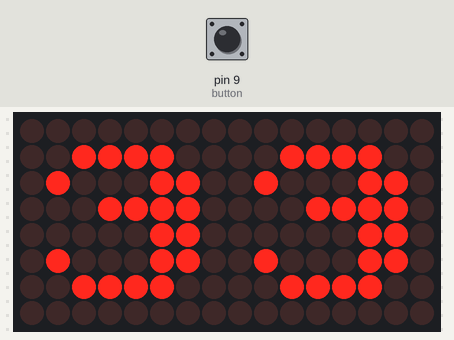
Simulated run of this sketch. Board: Arduino Uno, built with avr-gcc and run on an emulated ATmega328P. Parts: 16×8 LED matrix. The test bench sets the inputs (shaded band); at power-on: pin 9 (button) LOW. Random numbers use the default seed unless the sketch sets one.

Above: at 1.1 s.
At 2.8 s:
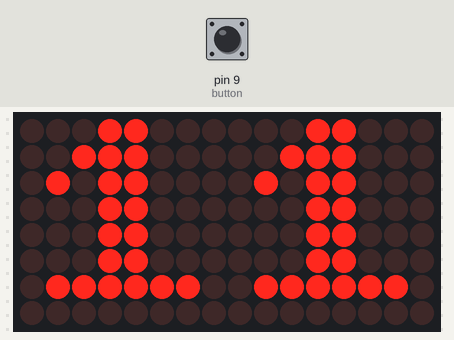
2.9 s: pin 9 (button) pulled HIGH for 1.2 s
At 24.9 s:
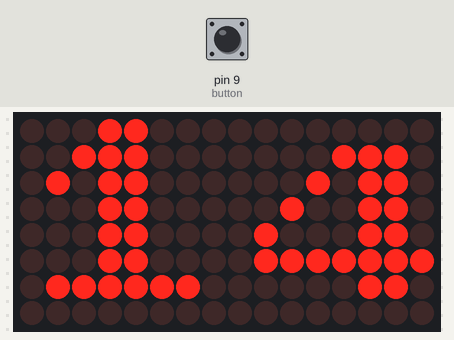
Timing chart, 0 to 26.4 s (numbered marks = the images above; inputs shaded):
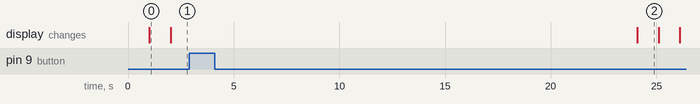

The sketch:

Jack_pot_Completed.ino
```cpp
#include "LedControl.h"

LedControl lc=LedControl(12,11,10,2);

int button =  9 ;

byte One[]=
{
  B00011000,
  B00111000,
  B01011000,
  B00011000,
  B00011000,
  B00011000,
  B01111110,
  B00000000
};

 byte Two[]=
 {
  B00111100,
  B01001100,
  B00011000,
  B00110000,
  B01100000,
  B01000000,
  B01111110,
  B00000000
 };

  byte Three[]=
  {
  B00000000,
  B00111100,
  B01000110,
  B00011110,
  B00000110,
  B01000110,
  B00111100,
  B00000000
  };

  byte Four[]=
  {
  B00000000,
  B00001110,
  B00010110,
  B00100110,
  B01000110,
  B01111111,
  B00000110,
  B00000000
  };

  byte Five[]=
  {
  B00000000,
  B01111110,
  B01100000,
  B01100000,
  B01111110,
  B00000110,
  B01111110,
  B00000000
  };

  byte Six[]=
  {
  B00111100,
  B01000010,
  B01000000,
  B01000000,
  B01111110,
  B01100110,
  B01111110,
  B00000000
  };

  byte Seven[]=
  {
  B00000000,
  B01111110,
  B01000010,
  B01100010,
  B00000010,
  B00000010,
  B00000010,
  B00000000
  };

  byte Eight[]=
  {
  B00000000,
  B01111110,
  B01000010,
  B01111110,
  B01000010,
  B01111110,
  B00000000,
  B00000000
  };


void setup()
{
  lc.shutdown(0,false);
  lc.setIntensity(0,8);
  lc.clearDisplay(0);
  lc.shutdown(1,false);
  lc.setIntensity(1,8);
  lc.clearDisplay(1);
  pinMode(button,INPUT);
  randomSeed(analogRead(0));
}

void one1()
{  for (int i = 0; i < 8; i++)
{
    lc.setRow(0,i,One[i]);
  }
}

void two1()
{  for (int i = 0; i < 8; i++)
{
    lc.setRow(0,i,Two[i]);
  }
}

void three1()
{  for (int i = 0; i < 8; i++)
{
    lc.setRow(0,i,Three[i]);
  }
}

void four1()
{  for (int i = 0; i < 8; i++)
{
    lc.setRow(0,i,Four[i]);
  }
}

void five1()
{  for (int i = 0; i < 8; i++)
{
    lc.setRow(0,i,Five[i]);
  }
}

void six1()
{  for (int i = 0; i < 8; i++)
{
    lc.setRow(0,i,Six[i]);
  }
}

void seven1()
{  for (int i = 0; i < 8; i++)
{
    lc.setRow(0,i,Seven[i]);
  }
}

void eight1()
{  for (int i = 0; i < 8; i++)
{
    lc.setRow(0,i,Eight[i]);
  }
}

void one2()
{  for (int i = 0; i < 8; i++)
{
    lc.setRow(1,i,One[i]);
  }
}


void two2()
{  for (int i = 0; i < 8; i++)
{
    lc.setRow(1,i,Two[i]);
  }
}

void three2()
{  for (int i = 0; i < 8; i++)
{
    lc.setRow(1,i,Three[i]);
  }
}

void four2()
{  for (int i = 0; i < 8; i++)
{
    lc.setRow(1,i,Four[i]);
  }
}

void five2()
{  for (int i = 0; i < 8; i++)
{
    lc.setRow(1,i,Five[i]);
  }
}

void six2()
{  for (int i = 0; i < 8; i++)
{
    lc.setRow(1,i,Six[i]);
  }
}

void seven2()
{  for (int i = 0; i < 8; i++)
{
    lc.setRow(1,i,Seven[i]);
  }
}

void eight2()
{  for (int i = 0; i < 8; i++)
{
    lc.setRow(1,i,Eight[i]);
  }
}

void loop()
{if(digitalRead(button) == HIGH){
  while(digitalRead(button) ==HIGH);
  delay(20000);
}

   switch (random(8))
   {
    case 0 : one1(); break;
    case 1 : two1(); break;
    case 2 : three1(); break;
    case 3 : four1(); break;
    case 4 : five1(); break;
    case 5 : six1(); break;
    case 6 : seven1(); break;
    case 7 : eight1(); break;
   }

   switch(random(8))
   {
    case 0 : one2(); break;
    case 1 : two2(); break;
    case 2 : three2(); break;
    case 3 : four2(); break;
    case 4 : five2(); break;
    case 5 : six2(); break;
    case 6 : seven2(); break;
    case 7 : eight2(); break;
   }
   delay(1000);
  }
```

Measured:
- what the display in image 0 shows lasts 1.0 s, from 1.0 s to 2.0 s
